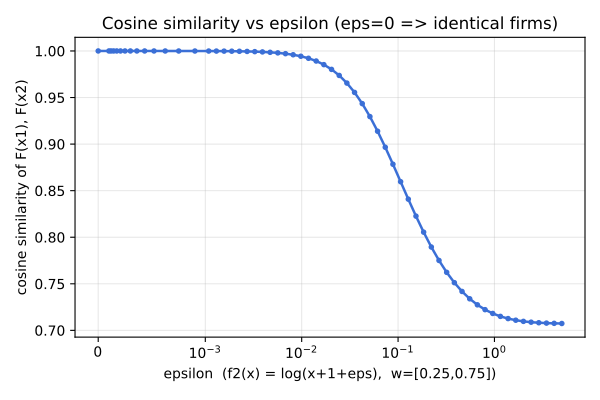

Recreate this plot in Python.
import numpy as np
from scipy.optimize import minimize
import matplotlib
matplotlib.use("Agg")
import matplotlib.pyplot as plt

def sig(z): return 1/(1+np.exp(-z))

def make_Us(f1, f2, cost):
    def U1(vars_, opp, w):
        a,b = vars_; c,d = opp
        return -(w[0]*sig(f1(a)-f2(c)) + w[1]*sig(f1(b)-f2(d)) - cost(a+b))
    def U2(vars_, opp, w):
        c,d = vars_; a,b = opp
        return -(w[0]*sig(f2(c)-f1(a)) + w[1]*sig(f2(d)-f1(b)) - cost(c+d))
    return U1, U2

def br(fun, x0, opp, w, bnd):
    return minimize(fun, x0, args=(opp,w), bounds=[bnd,bnd], method='L-BFGS-B').x

def find_eq(U1, U2, w, bnd, iters=300, ninit=5, seed=0):
    best = None; bestval = -1e18
    rng = np.random.default_rng(seed)
    for _ in range(ninit):
        a,b = rng.uniform(0, 1.5, 2)
        c,d = rng.uniform(0, 1.5, 2)
        for _ in range(iters):
            a,b = br(U1, [a,b], (c,d), w, bnd)
            c,d = br(U2, [c,d], (a,b), w, bnd)
        val = -U1([a,b],(c,d),w) - U2([c,d],(a,b),w)
        if val > bestval:
            bestval = val; best = (a,b,c,d)
    return best

w = [0.25, 0.75]
cost = lambda s: s**2
bnd = (0, 10)
f1 = lambda x: np.log(max(x,0)+1)

epsilons = np.concatenate([[0.0], np.geomspace(1e-4, 5.0, 60)])
coss = []
details = []
for eps in epsilons:
    f2 = lambda x, eps=eps: np.log(max(x,0)+1+eps)
    U1, U2 = make_Us(f1, f2, cost)
    a,b,c,d = find_eq(U1, U2, w, bnd)
    F1 = np.array([f1(a), f1(b)])
    F2 = np.array([f2(c), f2(d)])
    n1, n2 = np.linalg.norm(F1), np.linalg.norm(F2)
    cos = float(np.dot(F1,F2)/(n1*n2)) if n1>1e-9 and n2>1e-9 else np.nan
    coss.append(cos)
    details.append((eps, a,b,c,d, F1, F2, cos))
    print(f"eps={eps:.5f}  x1=({a:.4f},{b:.4f}) x2=({c:.4f},{d:.4f})  F1={F1}  F2={F2}  cos={cos:.5f}")

coss = np.array(coss)

fig, ax = plt.subplots(figsize=(6,4))
ax.plot(epsilons, coss, color="#3b6fd6", lw=1.8, marker='o', ms=3)
ax.set_xscale("symlog", linthresh=1e-3)
ax.set_xlabel("epsilon  (f2(x) = log(x+1+eps),  w=[0.25,0.75])")
ax.set_ylabel("cosine similarity of F(x1), F(x2)")
ax.set_title("Cosine similarity vs epsilon (eps=0 => identical firms)")
ax.grid(alpha=0.3)
fig.tight_layout()
fig.savefig("verify_epsilon.pdf")
print("saved verify_epsilon.pdf")
print("cos at eps=0:", coss[0], " cos at largest eps:", coss[-1])
